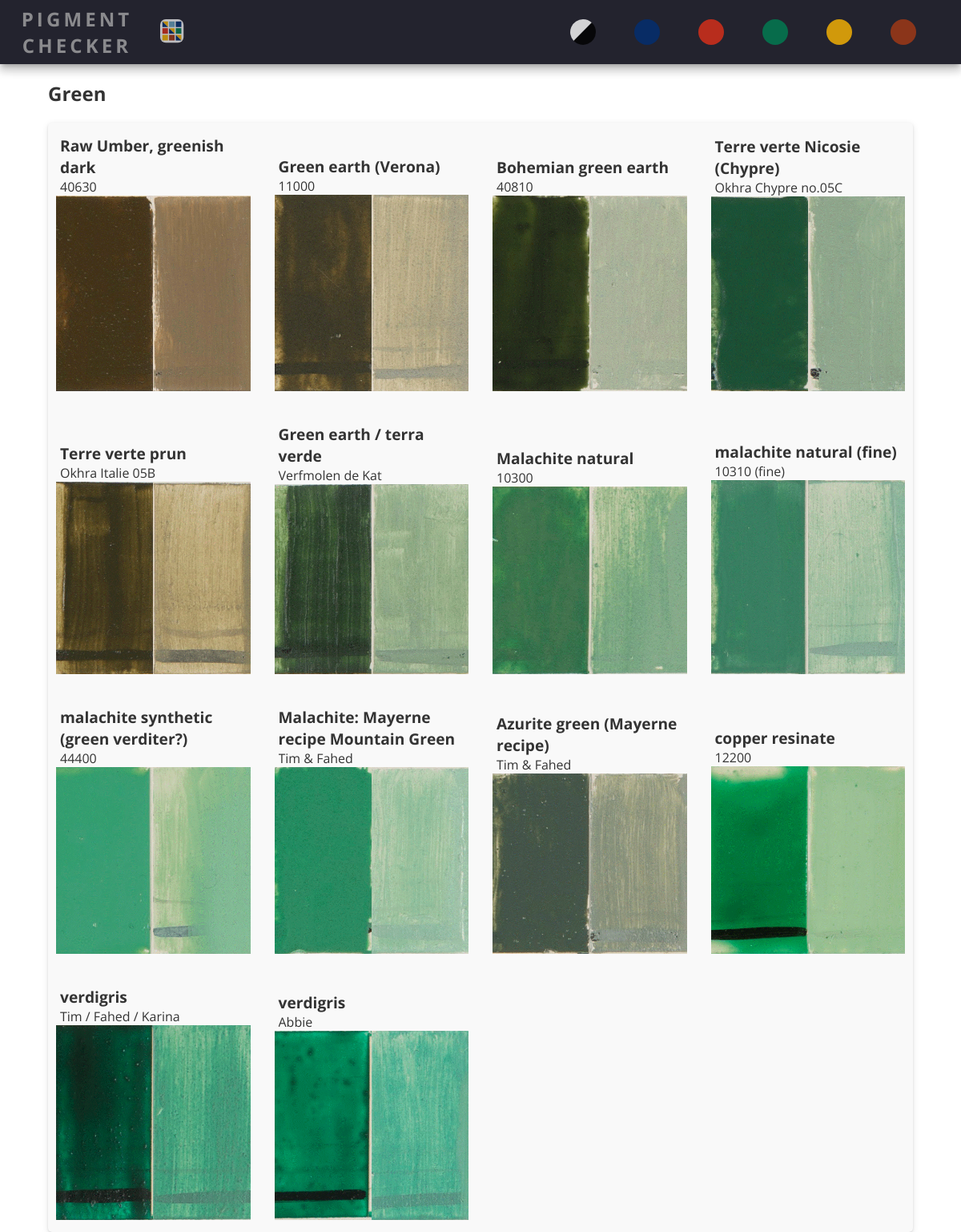
/board/green, run on the app's committed database.
### tables this page shows
CREATE TABLE "Pigments" (
	"id"	INTEGER NOT NULL UNIQUE,
	"PCID"	TEXT,
	"Name"	TEXT,
	"Colour"	TEXT,
	"Alias"	TEXT,
	"Manufacturer"	TEXT,
	"URL"	TEXT,
	"Description"	TEXT,
	"ObservationsInitial"	TEXT,
	"ObservationsColourTranslucency"	TEXT,
	"Opacity"	INTEGER,
	"Resistance"	INTEGER,
	"Stringiness"	INTEGER,
	"ObservationsGrinding"	TEXT,
	"Details"	INTEGER,
	"Shape"	INTEGER,
	"Scratching"	INTEGER,
	"Smoothness"	INTEGER,
	"Impasto"	INTEGER,
	"Grittiness"	INTEGER,
	"ObservationsApplication"	TEXT,
	"ColourIntensity"	INTEGER,
	"Glossiness"	INTEGER,
	"HidingPower"	INTEGER,
	"TintingStrength"	INTEGER,
	"ObservationsMixingLW"	TEXT,
	"ObservationsApplicationLW"	TEXT,
	"img_name"	TEXT,
	PRIMARY KEY("id" AUTOINCREMENT)
);

### app.py (the view)
@app.route("/board/<colour>", methods=["GET"])
def board(colour):
    TABLE_COLUMNS = COLUMNS[8:-1]
    colours = select_colour_data(colour)
    return render_template("board.html", colours=colours, table_columns=TABLE_COLUMNS)

### app.py (called while the page is built, shortened)
@app.context_processor
def add_boards():
    return dict(BOARDS=BOARDS)

def request_connection():
    if not hasattr(g, "conn"):
        g.conn = None
        try:
            g.conn = sqlite3.connect(DATABASE)
        except Exception as e:
            print(e)
    return g.conn

@app.teardown_request
def close_db_connection(ex):
    conn = request_connection()
    conn.close()

def select_colour_data(colour):
    if colour == "bw":
        colours = ["black", "white"]
    else:
        colours = [colour]
    data = {}
    for col in colours:
        conn = request_connection()
        cur = conn.cursor()
        cur.execute("SELECT * FROM Pigments WHERE colour=?", (col,))
        rows = cur.fetchall()
        colour_data = []
        for row in rows:
            colour_data.append(dict(zip(COLUMNS, row)))
            aliasses = colour_data[-1]["Alias"]
        data[col] = colour_data
    return data

### templates/board.html (shortened to what this page needs)
{% extends "layout.html" %}
{% block body %}
  <div class="main pigment-section container">
    {% for colour, pigments in colours.items() %}
      <h2>{{ colour|title }}</h2>
      <section class="card grid">
        {% for pigment in pigments %}
          <div class="pigment-container pigment-hover">
            <div class="pigment ellipsis-manufacturer">
              <h4>{{  pigment["Name"]  }}</h4>
              <p class="">{{ pigment["Manufacturer"] }}</p>
              <div>
                <img src={{ url_for("static", filename="images/squares/" + pigment["PCID"] + ".gif") }}>
                <img src={{ url_for("static", filename="images/squares/" + pigment["PCID"] + "_lw.gif") }}>
              </div>
            </div>
          </div>
        {% endfor %}
        </section>
    {% endfor %}
  </div>
{% endblock %}

### static/css/utilities.css (style rules this page uses)
* { margin: 0px; padding: 0px; box-sizing: border-box; }
:root { font-size: 100%; --font-family: "Open Sans", sans-serif; font-family: var(--font-family); --text-nav-primary: #b6b6b6; --text-nav-secondary: #ececec; --bg-nav-primary: #23232e; --bg-nav-secondary: #141418; --scrollbar-track-color: #1e1e24; --transition-speed: 600ms; --blue: #012e73; --yellow: #fcb702; --light-blue: #69a6c4; --red: #dd2f19; --green: #007e52; --brown: #a53915; --card-color-background: #f9f9f9; --shadow-key-umbra-opacity: 0.20; --shadow-key-penumbra-opacity: 0.14; --shadow-ambient-shadow-opacity: 0.12; scrollbar-width: thin; scrollbar-color: #fcb702 #1e1e24; }
body { background-color: #fff; color: #333; width: 100%; margin: 0px; display: flex; flex-direction: column; gap: 0; --calc-width: auto; }
img { max-width: 100%; max-height: 100%; }
.container { width: clamp(200px, 1200px, 90%); margin: 0 auto; }

### static/css/style.css (style rules this page uses)
h2 { padding: 20px 0px; }
h4 { font-size: 1.2rem; }
.main { margin-top: 5rem; }
.grid { display: grid; gap: 30px; grid-template-columns: repeat(auto-fill, minmax(200px, 1fr)); flex-direction: column; justify-content: center; align-items: center; padding: 10px; margin: auto; }
.card { background-color: var(--card-color-background); border-radius: 5px; box-shadow: rgba(3, 8, 20, 0.1) 0px 0.15rem 0.5rem, rgba(2, 8, 20, 0.1) 0px 0.075rem 0.175rem; transition: all 500ms; }
.pigment-section .grid { align-items: end; }
.pigment { overflow: hidden; padding: 5px; border-radius: 5px; }
.pigment div { display: flex; flex-direction: row; justify-content: center; }
.ellipsis-manufacturer > p { white-space: nowrap; overflow: hidden; text-overflow: ellipsis; }
.pigment-hover { position: relative; transition: transform var(--transition-speed); }
.pigment-hover:before { opacity: 0; content: ""; position: absolute; z-index: -1; width: 100%; height: 100%; border-radius: 5px; box-shadow: rgba(2, 8, 20, 0.1) 0px 0.35em 1.175em, rgba(2, 8, 20, 0.08) 0px 0.175em 0.5em; transition: opacity var(--transition-speed); }

### data on the page
Pigments: Name "Raw Umber, greenish dark", Manufacturer "40630", shows a picture
Pigments: Name "Green earth (Verona)", Manufacturer "11000", shows a picture
Pigments: Name "Bohemian green earth", Manufacturer "40810", shows a picture
Pigments: Name "Terre verte Nicosie (Chypre)", Manufacturer "Okhra Chypre no.05C", shows a picture
Pigments: Name "Terre verte prun", Manufacturer "Okhra Italie 05B", shows a picture
Pigments: Name "Green earth / terra verde", Manufacturer "Verfmolen de Kat", shows a picture
Pigments: Name "Malachite natural", Manufacturer "10300", shows a picture
Pigments: Name "malachite natural (fine)", Manufacturer "10310 (fine)", shows a picture
Pigments: Name "malachite synthetic (green verditer?)", Manufacturer "44400", shows a picture
Pigments: Name "Malachite: Mayerne recipe Mountain Green", Manufacturer "Tim & Fahed", shows a picture
Pigments: Name "Azurite green (Mayerne recipe)", Manufacturer "Tim & Fahed", shows a picture
Pigments: Name "copper resinate", Manufacturer "12200", shows a picture
Pigments: Name "verdigris", Manufacturer "Tim / Fahed / Karina", shows a picture
Pigments: Name "verdigris", Manufacturer "Abbie", shows a picture

### other printed values
{{ colour|title }} "Green"
